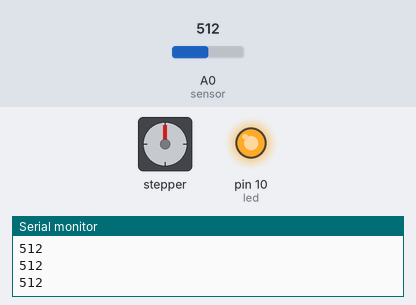
This sketch was run on a simulated Arduino Uno, built with avr-gcc and run on an emulated ATmega328P. Parts: stepper motor, output pins drawn as LEDs (lit = HIGH), the last lines printed to the serial monitor. The test bench sets the inputs (shaded band); at power-on: A0 (sensor) = 512. Stepper angles assume 2038 steps per turn.

Above: at 1.2 s.
1.3 s: A0 (sensor) set to 70
2.8 s: A0 (sensor) set to 62
At 2.97 s:
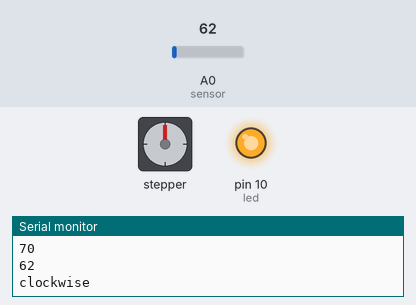
At 3.6 s:
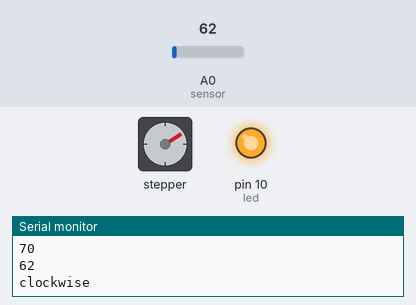
9.8 s: A0 (sensor) set to 55
At 10.32 s:
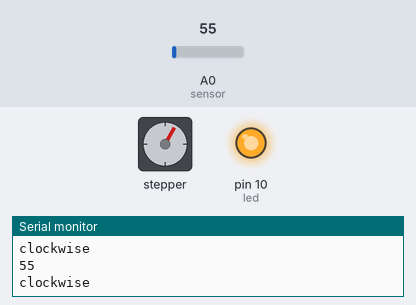
Timing chart, 0 to 13.8 s (numbered marks = the images above; inputs shaded):
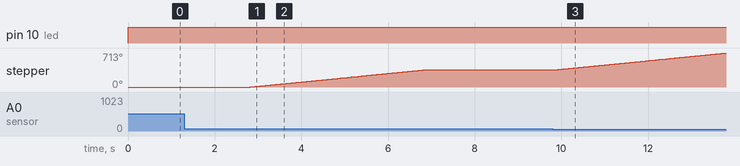

Measured:
- the behaviour switches between 66 and 65 on A0 (sensor) (found by bisection; images 0 and 1)
- after the input at 2.8 s, stepper: turns 360° clockwise in 4.0 s, starting at once

The sketch:

Halloween_II.ino
```cpp
#include <Stepper.h>
const int stepsPerRevolution = 2038; //the used stepper has to do 2038 steps for a full revolution.
Stepper myStepper(stepsPerRevolution, 2, 4, 3, 5); //stepper connections.

int led = 10;

void setup() {
  // initialize serial communication at 9600 bits per second:
  Serial.begin(9600);
  pinMode(led, OUTPUT); //sets the led as an output.
  myStepper.setSpeed(15); //sets the stepper's speed at 15. Bigger speed will bug it.
  }

void loop() { // the loop routine runs over and over again forever:

int sensorValue = analogRead(A0); //defines the variable sensorValue as the input from the A0 port, to which the pr is connected.

  digitalWrite (led, HIGH); //sets the led always high to always have similar light conditions for the sensor.
  Serial.println(sensorValue); //comproves the value.

if (sensorValue <= 65){ //under 80 the pr is almost completely blocked, so it has to activate the sequence only then.
  Serial.println("clockwise");
  myStepper.step(stepsPerRevolution); //the stepper makes 2038 steps to make a full revolution.
  delay(3000); //there is a delay of 2 seconds to not overload the mechanism, avoiding constant rotation.
}

  delay(1);        // delay in between reads for stability.
}
```
